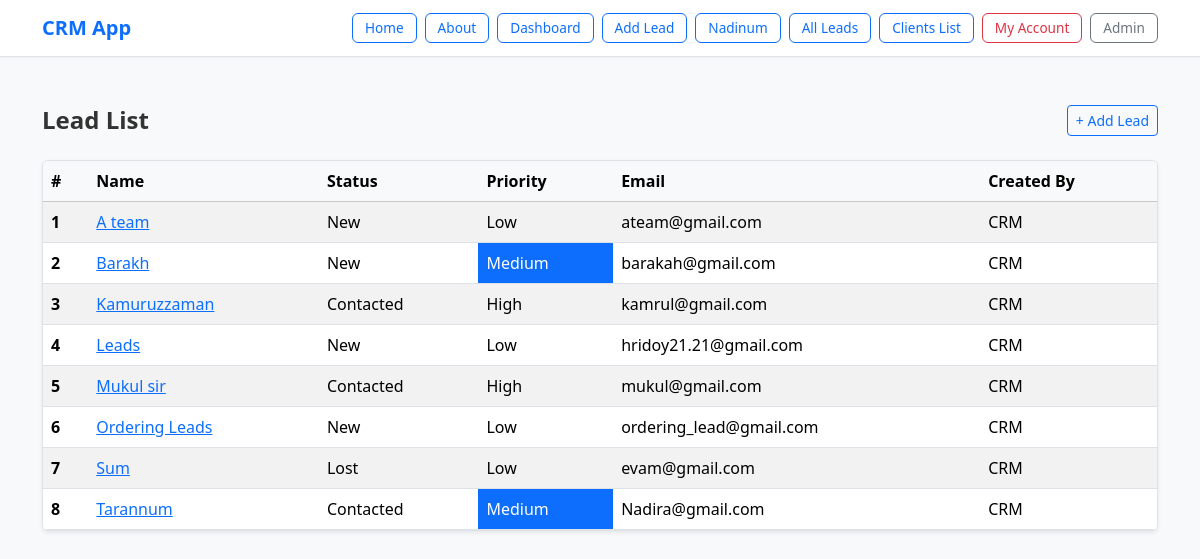
Before: /leads_list (signed in) with the older database file.
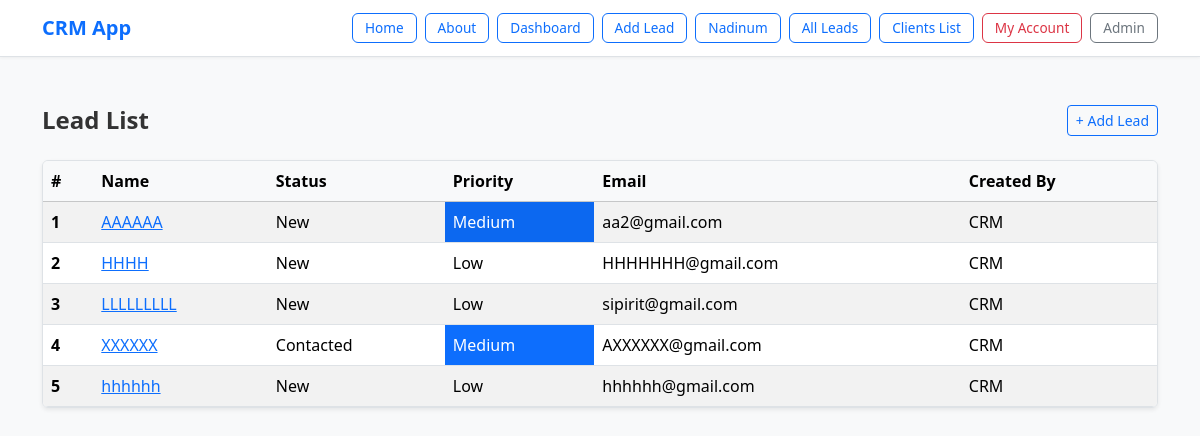
After: the same page with the newer database file.
### lead/models.py (models this page shows, shortened)
class Lead(models.Model):
    LOW= 'low'
    MEDIUM='medium'
    HIGH='high'
    CHOICES_PRIORITY=(
        (LOW,"Low"),
        (MEDIUM, 'Medium'),
        (HIGH, 'High'),
    )
    NEW='new'
    CONTACTED='contacted'
    WON='won'
    LOST='lost'
    CHOICES_STATUS=(
        (NEW, 'New'),
        (CONTACTED,"Contacted"),
        (WON, 'Won'),
        (LOST, 'Lost'),
    )
    name=models.CharField(max_length=50)
    team=models.ForeignKey(Team, related_name='leads', on_delete=models.CASCADE)
    email=models.EmailField()
    description=models.TextField(blank=True, null=True)
    priority=models.CharField(max_length=12, choices=CHOICES_PRIORITY, default=LOW)
    status=models.CharField(max_length=12, choices=CHOICES_STATUS, default=NEW)
    converted_to_client=models.BooleanField(default=False)
    created_by=models.ForeignKey(User, related_name='leads', on_delete=models.CASCADE)
    created_at=models.DateTimeField(auto_now_add=True)
    modified_at=models.DateTimeField(auto_now=True)
    class Meta:
        ordering = ('name',)  # ✅ tuple

### lead/views.py (the view)
# urls.py: path('leads_list', views.leads_list, name="leads_list"),
@login_required
def leads_list(request):
    leads=Lead.objects.filter(created_by=request.user,converted_to_client=False)
    return render( request, 'lead/leads_list.html',{
        'leads':leads
    })

### lead/templates/lead/leads_list.html (shortened to what this page needs)
{% extends 'crm/base.html' %}
{% block content %}
<div class="d-flex justify-content-between align-items-center mb-4">
    <h1 class="h4 fw-semibold mb-0">Lead List</h1>
    <a class="btn btn-outline-primary btn-sm" href="{% url 'addlead' %}">+ Add Lead</a>
</div>
{% if leads %}
    <div class="table-responsive shadow-sm rounded border">
        <table class="table table-hover table-striped mb-0">
            <thead class="table-light">
                <tr>
                    <th scope="col">#</th>
                    <th scope="col">Name</th>
                    <th scope="col">Status</th>
                    <th scope="col">Priority</th>
                    <th scope="col">Email</th>
                    <th scope="col">Created By</th>
                </tr>
            </thead>
            <tbody>
                {% for lead in leads %}
                    <tr>
                        <th scope="row">{{ forloop.counter }}</th>
                        <td><a href="{% url 'lead_details' lead.id %}">{{ lead.name }}</a></td>
                        <td>{{ lead.get_status_display }}</td>
                        <td class="{% if lead.get_priority_display == 'Medium' %}bg-primary text-white{% endif %}">
                            {{ lead.get_priority_display }}
                        </td>
                        <td>{{ lead.email }}</td>
                        <td>{{ lead.created_by }}</td>
                    </tr>
                {% endfor %}
            </tbody>
        </table>
    </div>
{% else %}
    <div class="alert alert-light border text-center" role="alert">
        No leads found.
    </div>
{% endif %}
{% endblock %}

### crm/templates/crm/base.html (shortened to what this page needs)
<!DOCTYPE html>
<html lang="en">
<head>
    <link href="https://cdn.jsdelivr.net/npm/bootstrap@5.3.3/dist/css/bootstrap.min.css" rel="stylesheet">
</head>
<body>
    <nav class="navbar navbar-expand-lg navbar-light bg-white border-bottom py-2">
        <div class="container">
            <a class="navbar-brand fw-semibold text-primary" href="{% url 'index' %}">CRM App</a>
            <div class="collapse navbar-collapse justify-content-end" id="navbarContent">
                <ul class="navbar-nav gap-2">
                    <li class="nav-item">
                        <a class="btn btn-outline-primary btn-sm" href="{% url 'index' %}">Home</a>
                    </li>
                    <li class="nav-item">
                        <a class="btn btn-outline-primary btn-sm" href="{% url 'about' %}">About</a>
                    </li>
                    {% if request.user.is_authenticated %}
                      <li class="nav-item">
                          <a class="btn btn-outline-primary btn-sm" href="{% url 'dashboard' %}">Dashboard</a>
                      </li>
                      <li class="nav-item">
                          <a class="btn btn-outline-primary btn-sm" href="{% url 'addlead' %}">Add Lead</a>
                      </li>
                      {% if request.user.username == "CRM" %}
                      <li class="nav-item">
                          <a class="btn btn-outline-primary btn-sm" href="{% url 'nadira' %}">Nadinum</a>
                      </li>
                      {% endif %}
                      <li class="nav-item">
                          <a class="btn btn-outline-primary btn-sm" href="{% url 'leads_list' %}">All Leads</a>
                      </li>
                      <li class="nav-item">
                          <a class="btn btn-outline-primary btn-sm" href="{% url 'client_list' %}">Clients List</a>
                      </li>
                      <li class="nav-item">
                          <a class="btn btn-outline-danger btn-sm" href="{% url 'myaccount' %}">My Account</a>
                      </li>
                      <li class="nav-item">
                          <a class="btn btn-outline-secondary btn-sm" href="{% url 'admin:index' %}">Admin</a>
                      </li>
                  {% endif %}
                </ul>
            </div>
        </div>
    </nav>
<div class="container mt-5 position-relative overflow-hidden" style="min-height: 60vh;">
  {% block content %}{% endblock %}
</div>
</body>
</html>

### crm/templates/crm/base.html (style rules this page uses)
body { font-family: "Segoe UI", Roboto, sans-serif; background-color: #f8f9fa; }
.navbar { box-shadow: 0 1px 3px rgba(0, 0, 0, 0.05); }
.navbar .btn { padding: 4px 12px; font-size: 0.85rem; border-radius: 0.375rem; }
.container h1, .container h3 { color: #333; }

Changed rows visible on the page:
removed Lead: name "A team", status "New", priority "Low", email "ateam@gmail.com", created_by "CRM"
removed Lead: name "Barakh", status "New", priority "Medium", email "barakah@gmail.com", created_by "CRM"
removed Lead: name "Kamuruzzaman", status "Contacted", priority "High", email "kamrul@gmail.com", created_by "CRM"
removed Lead: name "Leads", status "New", priority "Low", email "hridoy21.21@gmail.com", created_by "CRM"
removed Lead: name "Mukul sir", status "Contacted", priority "High", email "mukul@gmail.com", created_by "CRM"
removed Lead: name "Ordering Leads", status "New", priority "Low", email "ordering_lead@gmail.com", created_by "CRM"
removed Lead: name "Sum", status "Lost", priority "Low", email "evam@gmail.com", created_by "CRM"
removed Lead: name "Tarannum", status "Contacted", priority "Medium", email "Nadira@gmail.com", created_by "CRM"
added Lead: name "AAAAAA", status "New", priority "Medium", email "aa2@gmail.com", created_by "CRM"
added Lead: name "HHHH", status "New", priority "Low", email "HHHHHHH@gmail.com", created_by "CRM"
added Lead: name "LLLLLLLLL", status "New", priority "Low", email "sipirit@gmail.com", created_by "CRM"
added Lead: name "XXXXXX", status "Contacted", priority "Medium", email "AXXXXXX@gmail.com", created_by "CRM"
added Lead: name "hhhhhh", status "New", priority "Low", email "hhhhhh@gmail.com", created_by "CRM"
